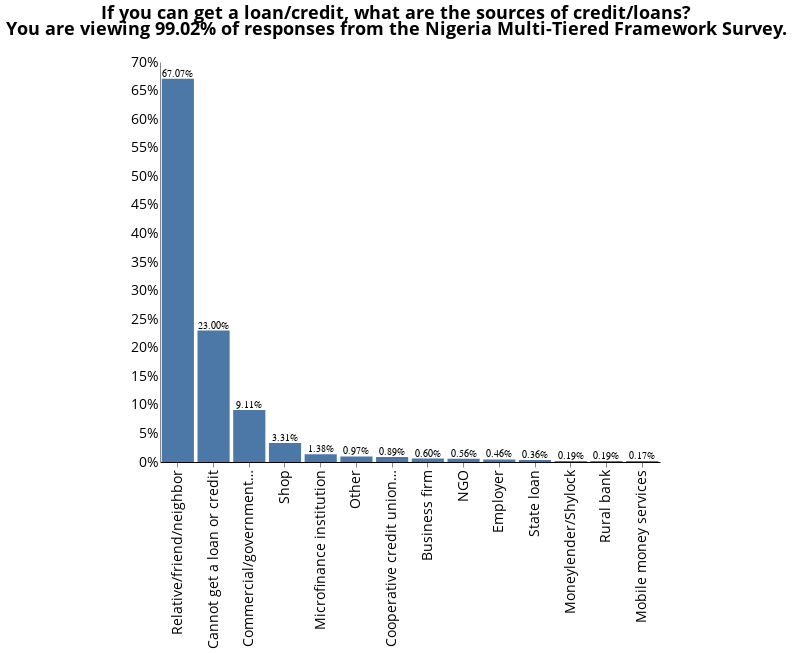

Source (notebook cell):
### Code cell
chart = alt.Chart(loan_percent).encode(
    x=alt.X('Source:N', sort=alt.EncodingSortField(field='Source', # Change variable 
                                         op="count", 
                                         order='descending')),
    y=alt.Y('Response:Q', axis = alt.Axis(title = '', format = '%')),
  #  color = alt.Color('Source:N'), # Change variable
    tooltip = 'Source' # Change variable
).properties(
    height = 400,
    width = 500
)

# Percentage of responses shown in the chart
pct = round(len(pd.unique(loan_wide[loan_wide[['Response']].notnull().all(1)]['hh_id'])) /
            3668 *100, 2) #change dataframe variable name

# Final Chart with bells and whistles
final = (chart.mark_bar() + chart.mark_text( # This blue is from the AIP site.
    align = 'center', 
    baseline='bottom'
).encode(
    text = alt.Text('Response:Q', 
                    format = '.2%')
).properties(
    title={
      "text": ["If you can get a loan/credit, what are the sources of credit/loans?"], 
      "subtitle": ["You are viewing {}% of responses from the Nigeria Multi-Tiered Framework Survey.".format(pct), " "],
      "color": "black",
      "subtitleColor": "black"
    }
))

final

### Figure 1 — Vega-Lite specification as saved in the notebook (floating-point values rounded to 4 significant figures)
{"width": 800, "height": 400, "config": {"title": {"fontSize": 18, "font": "Open Sans", "anchor": "center", "fontColor": "#000000"}, "axisX": {"domain": true, "domainColor": "#000000", "grid": false, "labelFont": "Open Sans", "labelFontSize": 14, "titleFont": "Open Sans", "titleFontSize": 13, "titleFontWeight": "normal", "title": "X Axis Title (units)"}, "axisY": {"domain": true, "grid": false, "gridColor": "#DEDDDD", "gridWidth": 1, "labelFont": "Open Sans", "labelFontSize": 14, "labelAngle": 0, "ticks": false, "titleFont": "Open Sans", "titleFontSize": 14, "titleFontWeight": "normal", "titlePadding": 10, "title": "Y Axis Title (units)"}, "range": {"category": ["#2980B9", "#003366", "#FFAE19", "#FF4500", "#438B28", "#45B39D", "#99ADC1", "#212F3C"]}, "legend": {"labelFont": "Open Sans", "labelFontSize": 14, "symbolType": "square", "symbolSize": 100, "titleFont": "Open Sans", "titleFontSize": 14, "titleFontWeight": "normal", "title": "Legend", "orient": "right", "offset": 0}, "tooltip": {"font": "Open Sans"}, "font": {"font": "Open Sans"}, "view": {"stroke": "transparent", "text": {"font": "Open Sans", "color": ["#2980B9", "#003366", "#FFAE19", "#FF4500", "#438B28", "#45B39D", "#99ADC1", "#212F3C"], "fontSize": 14, "align": "right", "fontWeight": 400, "size": 14}, "bar": {"size": 40, "binSpacing": 1, "continuousBandSize": 30, "discreteBandSize": 30, "fill": ["#2980B9", "#003366", "#FFAE19", "#FF4500", "#438B28", "#45B39D", "#99ADC1", "#212F3C"], "stroke": false}}}, "layer": [{"mark": "bar", "encoding": {"tooltip": {"type": "nominal", "field": "Source"}, "x": {"type": "nominal", "field": "Source", "sort": {"field": "Source", "op": "count", "order": "descending"}}, "y": {"type": "quantitative", "axis": {"format": "%", "title": ""}, "field": "Response"}}, "height": 400, "width": 500}, {"mark": {"type": "text", "align": "center", "baseline": "bottom"}, "encoding": {"text": {"type": "quantitative", "field": "Response", "format": ".2%"}, "tooltip": {"type": "nominal", "field": "Source"}, "x": {"type": "nominal", "field": "Source", "sort": {"field": "Source", "op": "count", "order": "descending"}}, "y": {"type": "quantitative", "axis": {"format": "%", "title": ""}, "field": "Response"}}, "height": 400, "title": {"text": ["If you can get a loan/credit, what are the sources of credit/loans?"], "subtitle": ["You are viewing 99.02% of responses from the Nigeria Multi-Tiered Framework Survey.", " "], "color": "black", "subtitleColor": "black"}, "width": 500}], "data": {"name": "data-567f6f375578b99eace5400526fcc526"}, "$schema": "https://vega.github.io/schema/vega-lite/v4.8.1.json", "datasets": {"data-567f6f375578b99eace5400526fcc526": [{"Source": "Relative/friend/neighbor", "Response": 0.6707}, {"Source": "Cannot get a loan or credit", "Response": 0.23}, {"Source": "Commercial/government bank", "Response": 0.09108}, {"Source": "Shop", "Response": 0.0331}, {"Source": "Microfinance institution", "Response": 0.01377}, {"Source": "Other", "Response": 0.009664}, {"Source": "Cooperative credit union/SACCO", "Response": 0.008939}, {"Source": "Business firm", "Response": 0.00604}, {"Source": "NGO", "Response": 0.005557}, {"Source": "Employer", "Response": 0.00459}, {"Source": "State loan", "Response": 0.003624}, {"Source": "Moneylender/Shylock", "Response": 0.001933}, {"Source": "Rural bank", "Response": 0.001933}, {"Source": "Mobile money services", "Response": 0.001691}]}}
